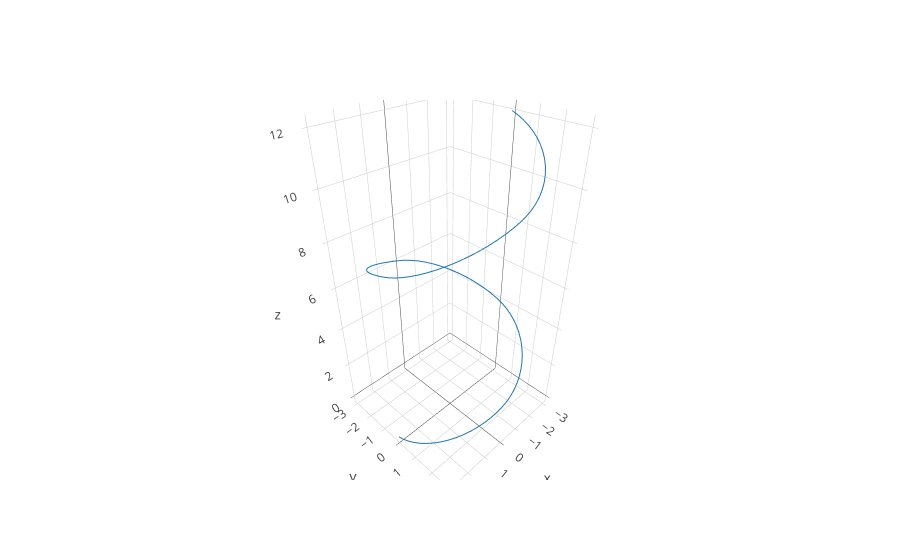

Notebook code cell kept with this figure:
### Markdown cell above
Note the use of the `einsum()` function.[\[3\]](#References) While this method may require some work to understand, the author believes it provides the computation with more transparency than conventional matrix manipulation. Compared to the formula however, one needs extra indices because of handling many $u$ values at once.

This `NURBS` object may then be used to plot a curve in space. A spiral for instance, is readily constructed.

### Code cell
knots = np.array([0., 0., 0., 1., 1., 2., 2., 3., 3., 4., 4., 5., 5., 6., 6., 6.])
cpoints = np.array([[3, 0, 0], [3, 3, 1], [0, 3, 2], [-3, 3, 3],
                   [-3, 0, 4], [-3, -3, 5], [0, -3, 6], [3, -3, 7],
                   [3, 0, 8], [3, 3, 9], [0, 3, 10], [-3, 3, 11],
                   [-3, 0, 12]])
w = 1 / np.sqrt(2)
weights = np.array([1, w, 1, w, 1, w, 1, w, 1, w, 1, w, 1])

curve = NURBS(knots, cpoints, weights)

u = np.linspace(knots[0], 0.99999 * knots[-1], 100)
x, y, z = curve.eval(u)

trace = go.Scatter3d(
    x = x,
    y = y,
    z = z,
    mode = 'lines',
    name = 'NURBS'
)
data = [trace]
po.iplot(data, filename='nurbs')
